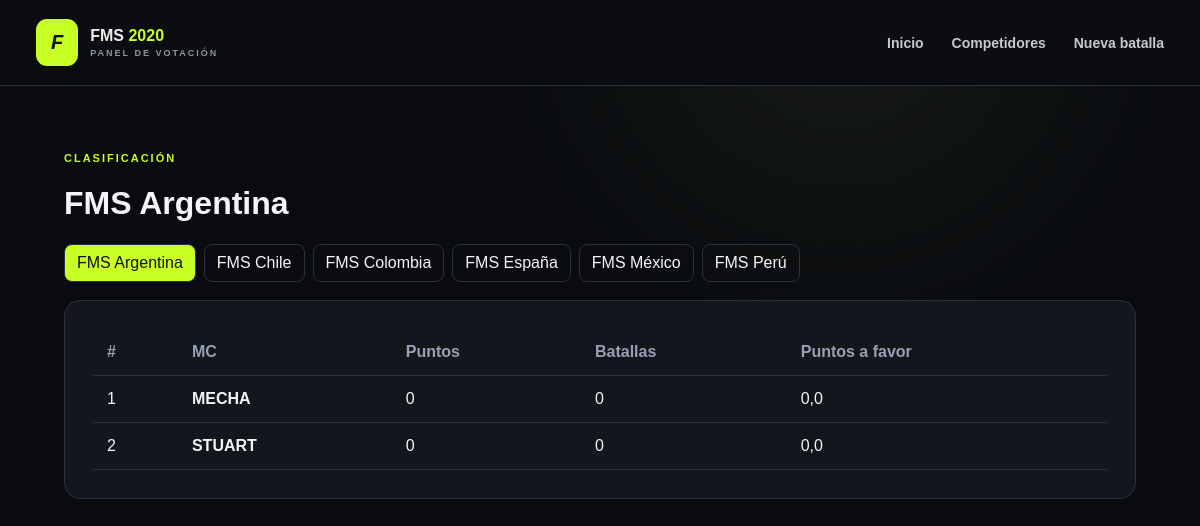
The page /liga/1/tabla/ on the database its author committed.
### batallas/models.py (models this page shows, shortened)
class Liga(models.Model):
    nombre=models.CharField(max_length=40,unique=True)
    slug=models.SlugField(unique=True)
    class Meta: ordering=['nombre']

class Competidor(models.Model):
    nombre=models.CharField(max_length=80)
    liga=models.ForeignKey(Liga,on_delete=models.CASCADE,related_name='competidores')
    puntos=models.IntegerField(default=0)
    batallas=models.IntegerField(default=0)
    puntos_favor=models.FloatField(default=0)
    class Meta: unique_together=[('nombre','liga')]; ordering=['nombre']

### batallas/views.py (the view)
# urls.py: path('liga/<int:liga_id>/tabla/',views.tabla_general,name='tabla_general'),
def tabla_general(request,liga_id):
    liga=get_object_or_404(Liga,id=liga_id)
    tabla=Competidor.objects.filter(liga=liga).order_by('-puntos','-puntos_favor','nombre')
    return render(request,'batallas/tabla.html',{'liga':liga,'tabla':tabla,'ligas':Liga.objects.all()})

### templates/batallas/tabla.html
{% extends 'base.html' %}{% block content %}<p class="eyebrow">CLASIFICACIÓN</p><h1>{{liga.nombre}}</h1><div class="tabs">{% for l in ligas %}<a href="{% url 'tabla_general' l.id %}" class="{% if l.id == liga.id %}active{% endif %}">{{l.nombre}}</a>{% endfor %}</div><section class="card"><table><tr><th>#</th><th>MC</th><th>Puntos</th><th>Batallas</th><th>Puntos a favor</th></tr>{% for c in tabla %}<tr><td>{{forloop.counter}}</td><td><b>{{c.nombre}}</b></td><td>{{c.puntos}}</td><td>{{c.batallas}}</td><td>{{c.puntos_favor}}</td></tr>{% empty %}<tr><td colspan="5">Todavía no hay registros.</td></tr>{% endfor %}</table></section>{% endblock %}

### templates/base.html (shortened to what this page needs)
{% load static %}
<!doctype html><html lang="es"><head><link rel="stylesheet" href="{% static 'batallas/css/style.css' %}"></head><body>
<header class="topbar"><a class="brand" href="{% url 'inicio' %}"><span class="mark">F</span><span>FMS <b>2020</b><small>PANEL DE VOTACIÓN</small></span></a><nav><a href="{% url 'inicio' %}">Inicio</a><a href="{% url 'competidores' %}">Competidores</a><a href="{% url 'nueva_batalla' %}">Nueva batalla</a></nav></header>
<main class="container">{% if messages %}{% for message in messages %}<div class="message">{{ message }}</div>{% endfor %}{% endif %}{% block content %}{% endblock %}</main>
</body></html>

### static/batallas/css/style.css (style rules this page uses)
:root { --bg:#090b0f;--panel:#13161d;--line:#2a3040;--text:#f4f5f7;--muted:#98a1b3;--lime:#c8ff24;--danger:#9b3d35 }
* { box-sizing:border-box }
body { margin:0;background:radial-gradient(circle at 70% 0,#171b16,transparent 35%),var(--bg);color:var(--text);font-family:Arial,Helvetica,sans-serif }
.topbar { height:86px;border-bottom:1px solid var(--line);display:flex;align-items:center;justify-content:space-between;padding:0 3%;background:#0b0d11 }
.brand { display:flex;gap:12px;align-items:center;text-decoration:none;color:#eee;font-weight:700 }
.brand b,.eyebrow,em { color:var(--lime);font-style:normal }
.brand small { display:block;color:#8d93a0;font-size:9px;letter-spacing:2px;margin-top:3px }
.mark { background:var(--lime);color:#10130b;padding:12px 15px;border-radius:11px;font-size:20px;font-style:italic }
nav { display:flex;gap:28px }
a { color:inherit }
nav a { text-decoration:none;color:#c6c9d1;font-weight:bold;font-size:14px }
.container { max-width:1120px;margin:auto;padding:55px 24px }
.eyebrow { font-size:11px;font-weight:900;letter-spacing:2px }
.card { background:var(--panel);border:1px solid var(--line);border-radius:16px;padding:28px;margin-bottom:20px }
table { width:100%;border-collapse:collapse }
th,td { text-align:left;padding:14px;border-bottom:1px solid var(--line) }
th { color:var(--muted) }
.tabs { display:flex;flex-wrap:wrap;gap:8px;margin-bottom:18px }
.tabs a { padding:9px 12px;border:1px solid var(--line);border-radius:8px;text-decoration:none }
.tabs .active { background:var(--lime);color:#111 }

### rows shown on the page
Liga: nombre "FMS Argentina"
Liga: nombre "FMS Chile"
Liga: nombre "FMS Colombia"
Liga: nombre "FMS España"
Liga: nombre "FMS México"
Liga: nombre "FMS Perú"
Competidor: nombre "MECHA", puntos "0", batallas "0", puntos_favor "0,0"
Competidor: nombre "STUART", puntos "0", batallas "0", puntos_favor "0,0"
